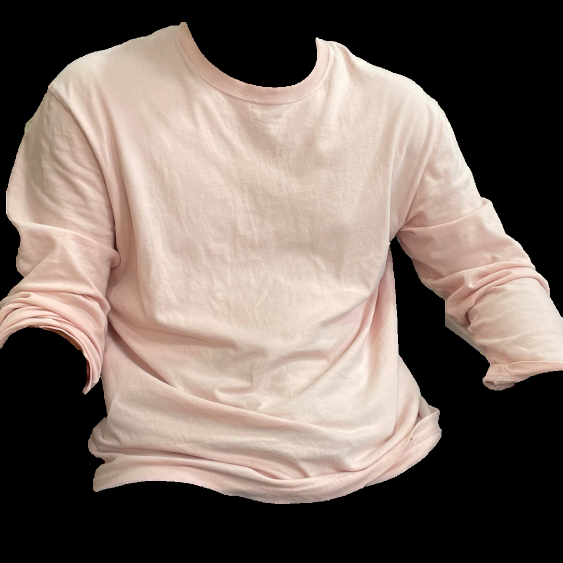
#> input picture type-classification/test_dataset/test_53.png, 1125 x 1125 px, found by its file name (shown at 1/2 size)
$ python kmeans2_lab.py
#> lines starting #> are read from the running program, lines starting #| are printed output that depends on the picture; after the words box and inside, x2 and y2 are one past the last pixel; in counts of white or black regions, pixels touching at a corner belong together
import numpy as np
import cv2
from sklearn.cluster import KMeans
import colorspacious as cs
import os
import time

# 색상 클래스 정의 (HTML 색 기준)
color_classes = {
    '블랙': [0, 0, 0],  # 블랙

    '그레이': [128, 128, 128],  # 그레이
    '실버': [192, 192, 192],
    '딤그레이': [105, 105, 105],

    '그린': [0, 128, 0],  # 그린
    '다크그린': [0, 100, 0],
    '옐로우그린': [154, 205, 50],

    '네이비': [0, 0, 128],  # 네이비
    '다크블루': [0, 0, 139],
    '미드나잇블루': [25, 25, 112],

    '라벤더': [230, 230, 250],  # 라벤더

    '레드': [255, 0, 0],  # 레드
    '인디안레드': [205, 92, 92],

    '민트': [201, 236, 216],  # 민트 - HTML 색에 없음

    '베이지': [245, 245, 220],  # 베이지
    '아이보리': [255, 255, 240],

    '브라운': [165, 42, 42],  # 브라운
    '새들브라운': [139, 69, 19],

    '블루': [0, 0, 255],  # 블루
    '스틸블루': [70, 130, 180],

    '스카이블루': [135, 206, 235],  # 스카이블루
    '딥스카이블루': [0, 191, 255],
    '아쿠아': [0, 255, 255],

    '옐로우': [255, 255, 0],  # 옐로우
    '골드': [255, 215, 0],
    '레몬쉬폰': [255, 250, 205],


    '오렌지': [255, 165, 0],  # 오렌지
    '다크오렌지': [255, 140, 0],
    '코랄': [255, 127, 80],

    '와인': [114, 47, 55],  # 와인

    '카키': [189, 183, 107],  # 카키

    '퍼플': [128, 0, 128],  # 퍼플
    '미디엄퍼플': [147, 112, 219],

    '핑크': [255, 192, 203],  # 핑크
    '핫핑크': [255, 105, 180],
    '딥핑크': [255, 20, 147],

    '화이트': [255, 255, 255],  # 화이트
    '스노우': [255, 250, 250],
    '화이트스모크': [245, 245, 245]
}
class_mapping = {
    '블랙': '블랙', '그레이': '그레이', '실버': '그레이', '딤그레이': '그레이', '그린': '그린', '다크그린': '그린', '옐로우그린': '그린',
    '네이비': '네이비', '다크블루': '네이비', '미드나잇블루': '네이비', '라벤더': '라벤더', '레드': '레드', '인디안레드': '레드',
    '민트': '민트', '베이지': '베이지', '아이보리': '베이지', '브라운': '브라운', '새들브라운': '브라운', '블루': '블루', '스틸블루': '블루',
    '스카이블루': '스카이블루', '딥스카이블루': '스카이블루', '아쿠아': '스카이블루', '옐로우': '옐로우', '골드': '옐로우', '레몬쉬폰': '옐로우',
    '오렌지': '오렌지', '다크오렌지': '오렌지', '코랄': '오렌지', '와인': '와인', '카키': '카키', '퍼플': '퍼플', '미디엄퍼플': '퍼플',
    '핑크': '핑크', '핫핑크': '핑크', '딥핑크': '핑크', '화이트': '화이트', '스노우': '화이트', '화이트스모크': '화이트'
}

def extract_dominant_color(image_path, k=5):
#> called with k = 5
    image = cv2.imread(image_path, cv2.IMREAD_UNCHANGED)
#> image is the input picture: shape (1125, 1125, 4); mean B, G, R, A 99.5, 107.4, 121.2, 144
    assert image.shape[2] == 4, "이미지는 알파 채널을 포함해야 합니다."

    # RGB로 변환
    image = cv2.cvtColor(image, cv2.COLOR_BGRA2RGBA)
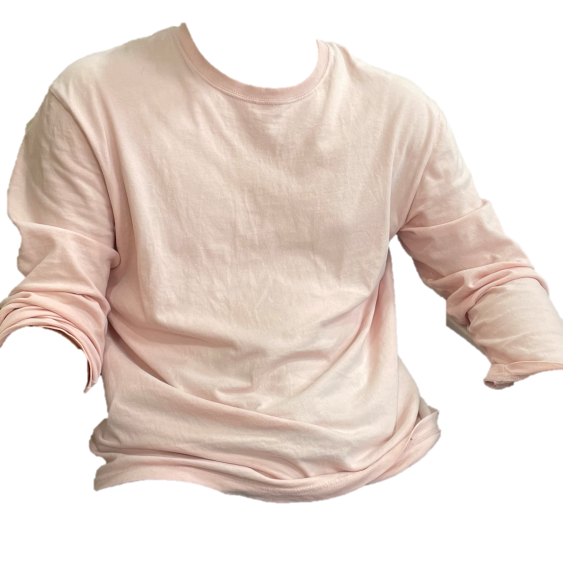
#> image: shape (1125, 1125, 4) (shown at 1/2 size); mean R, G, B, A 121.2, 107.4, 99.5, 144; transparent parts drawn white

    # 알파 채널을 사용하여 배경이 아닌 픽셀만 선택하고 알파 채널 제거
    mask = image[:, :, 3] > 0
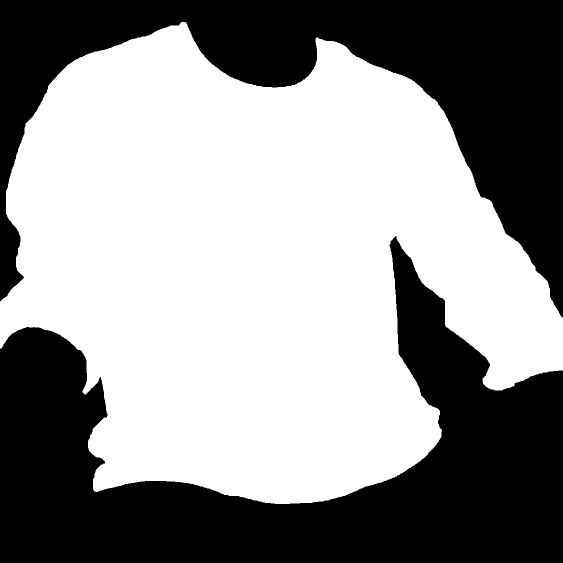
#> mask: shape (1125, 1125) bool (shown at 1/2 size); 57.2% white; 2 black regions, box (x1, y1, x2, y2) and area: (0, 472, 1125, 1125) 306227, (0, 0, 1125, 635) 235671
    image_rgb = image[mask, :3]

    if image_rgb.shape[0] > 500_000:  # 행의 수가 1000보다 클 경우
        step_size = 5  # 리샘플링 간격
        image_rgb = image_rgb[::step_size]

    kmeans = KMeans(n_clusters=k, n_init=10, init='k-means++')
    kmeans.fit(image_rgb)
    dominant_colors = kmeans.cluster_centers_

    unique, counts = np.unique(kmeans.labels_, return_counts=True)
    proportions = counts / len(image_rgb)
#> proportions = [0.0515, 0.342, 0.221, 0.252, 0.133]

    # proportions 기준으로 내림차순 정렬
    sorted_indices = np.argsort(proportions)[::-1]
#> sorted_indices = [1, 3, 2, 4, 0]
    dominant_colors = dominant_colors[sorted_indices]
#> dominant_colors = [[221.2, 199.1, 185.3], [237.3, 220.7, 208.3], [203.8, 176, 161.3], [180.4, 147.6, 132.1], [142.9, 106.9, 93.37]]
    proportions = proportions[sorted_indices]
#> proportions = [0.342, 0.252, 0.221, 0.133, 0.0515]

    # 클러스터링 결과에서 각 클러스터의 중심을 반환
    return dominant_colors, proportions


def closest_color_class(dominant_color):
    # 각 색상 클래스를 Lab 공간으로 변환
    color_keys = list(color_classes.keys())
    lab_colors = np.array([cs.cspace_convert(color_classes[color], "sRGB255", "CIELab") for color in color_keys])

    # 주요 색상을 Lab 공간으로 변환
    dominant_lab = cs.cspace_convert(dominant_color, "sRGB255", "CIELab")

    # 배열 연산으로 각 색상 클래스와 주요 색상 간의 거리 계산
    distances = np.array(
        [cs.deltaE(dominant_lab, lab, input_space="CIELab", uniform_space="JCh") for lab in lab_colors])

    # 가장 가까운 색상 클래스 찾기
    closest_color_key = color_keys[np.argmin(distances)]

    return class_mapping[closest_color_key]


def aggregate_colors(dominant_colors, proportions):
    color_class_mapping = {}

    for color, proportion in zip(dominant_colors, proportions):
        color_class = closest_color_class(color)

        if color_class in color_class_mapping:
            color_class_mapping[color_class] += proportion
        else:
            color_class_mapping[color_class] = proportion
#> this loop made 1 pass
#> (color, proportion) on pass 1: ([221.2, 199.1, 185.3], 0.342)
#> after the loop, color_class_mapping = 0 items

    # Sort by proportions in descending order
    sorted_colors = sorted(color_class_mapping.items(), key=lambda x: x[1], reverse=True)

    return sorted_colors

if __name__ == "__main__":
    directory_path = "C:\\Users\\SSAFY\\Downloads\\test_dataset"

    start_time = time.time()
    # 하나의 사진에 대한 추론
    file_name = "test_53.png"
    image_path = os.path.join(directory_path, file_name)
    dominant_colors, proportions = extract_dominant_color(image_path)

    print(image_path)
#> (the run stopped early here; a loop or call above may not have finished)

$ run again, with type-classification/test_dataset/test_01.png copied over type-classification/test_dataset/test_53.png
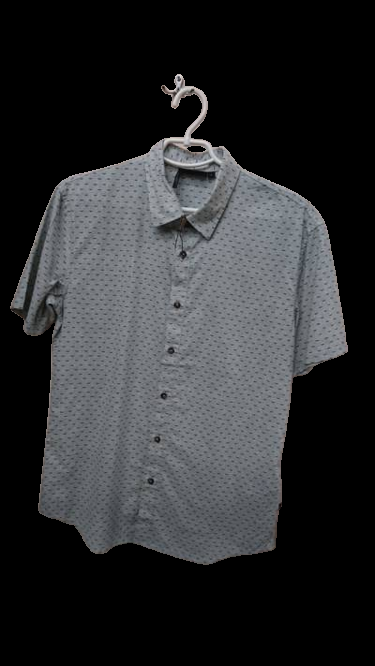
#> input picture type-classification/test_dataset/test_01.png, 375 x 666 px, found by its file name
#> in extract_dominant_color, image is the input picture: shape (666, 375, 4); mean B, G, R, A 49, 47, 45.9, 104.2
#> in extract_dominant_color, `image = cv2.cvtColor(image, cv2.COLOR_BGRA2RGBA)`:
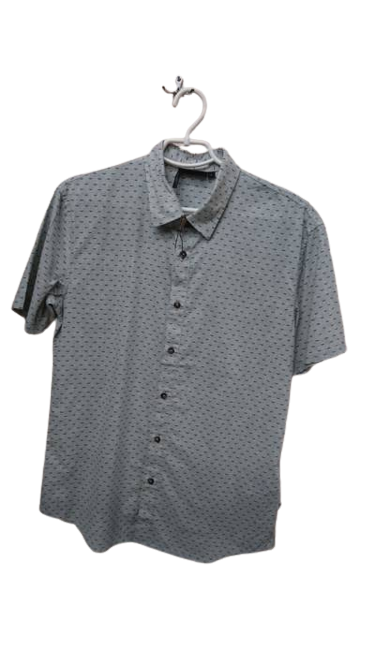
#> image: shape (666, 375, 4); mean R, G, B, A 45.9, 47, 49, 104.2; transparent parts drawn white
#> in extract_dominant_color, `mask = image[:, :, 3] > 0`:
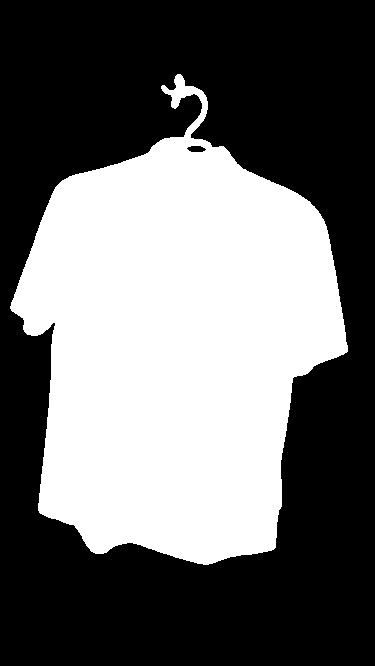
#> mask: shape (666, 375) bool; 41.8% white; 1 white region, box (x1, y1, x2, y2) and area: (10, 74, 348, 565) 104273
#> in extract_dominant_color, `proportions = counts / len(image_rgb)`: proportions = [0.38, 0.24, 0.0325, 0.0317, 0.316]
#> sorted_indices = [0, 4, 1, 2, 3]
#> in extract_dominant_color, `dominant_colors = dominant_colors[sorted_indices]`: dominant_colors = [[126.7, 129.8, 135], [108.7, 111.6, 116.4], [86.26, 89.04, 93.46], [45.05, 46.33, 47.4], [165.4, 164.2, 166.9]]
#> in extract_dominant_color, `proportions = proportions[sorted_indices]`: proportions = [0.38, 0.316, 0.24, 0.0325, 0.0317]
#> the loop in aggregate_colors, `for color, proportion in zip(dominant_colors, proportions):` made 1 pass
#> (color, proportion) on pass 1: ([126.7, 129.8, 135], 0.38)
#> after the loop in aggregate_colors, `for color, proportion in zip(dominant_colors, proportions):`: color_class_mapping = 0 items

$ run again, with type-classification/test_dataset/test_02.png copied over type-classification/test_dataset/test_53.png
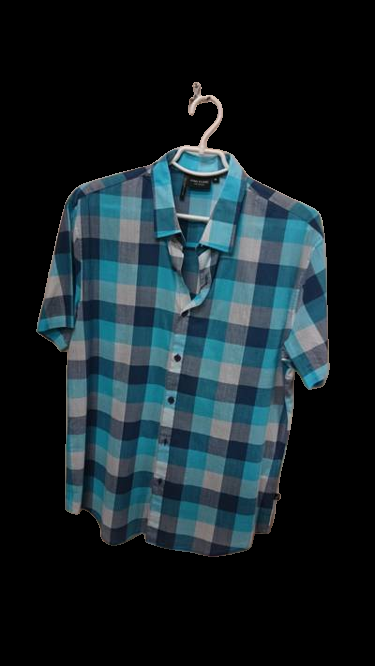
#> input picture type-classification/test_dataset/test_02.png, 375 x 666 px, found by its file name
#> in extract_dominant_color, image is the input picture: shape (666, 375, 4); mean B, G, R, A 40.3, 35.3, 23, 92.3
#> in extract_dominant_color, `image = cv2.cvtColor(image, cv2.COLOR_BGRA2RGBA)`:
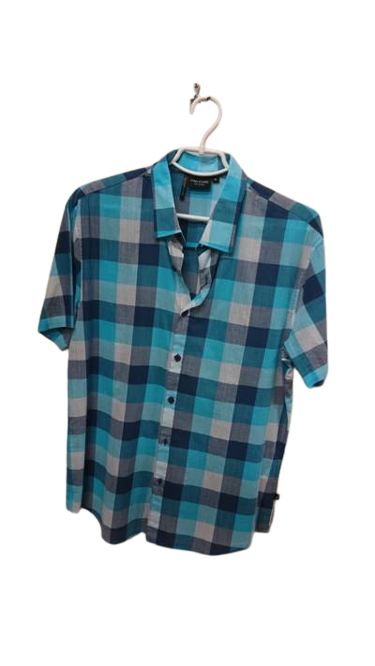
#> image: shape (666, 375, 4); mean R, G, B, A 23, 35.3, 40.3, 92.3; transparent parts drawn white
#> in extract_dominant_color, `mask = image[:, :, 3] > 0`:
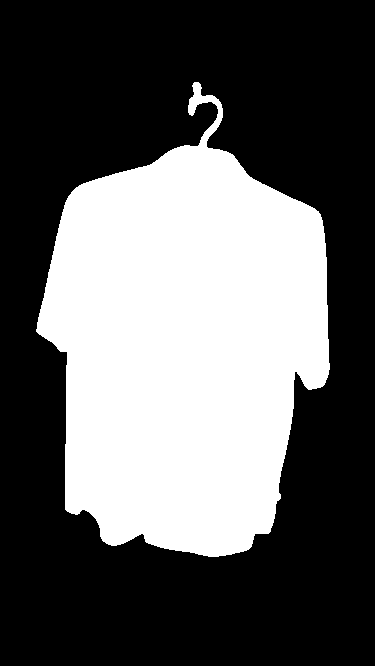
#> mask: shape (666, 375) bool; 37.1% white; 1 white region, box (x1, y1, x2, y2) and area: (36, 82, 330, 557) 92553
#> in extract_dominant_color, `proportions = counts / len(image_rgb)`: proportions = [0.194, 0.232, 0.224, 0.211, 0.14]
#> sorted_indices = [1, 2, 3, 0, 4]
#> in extract_dominant_color, `dominant_colors = dominant_colors[sorted_indices]`: dominant_colors = [[24.4, 44.91, 60.02], [71.74, 130.3, 144.7], [72.36, 85.37, 96.24], [30.02, 87.97, 106.6], [137.7, 148.8, 153.1]]
#> in extract_dominant_color, `proportions = proportions[sorted_indices]`: proportions = [0.232, 0.224, 0.211, 0.194, 0.14]
#> the loop in aggregate_colors, `for color, proportion in zip(dominant_colors, proportions):` made 1 pass
#> (color, proportion) on pass 1: ([24.4, 44.91, 60.02], 0.232)
#> after the loop in aggregate_colors, `for color, proportion in zip(dominant_colors, proportions):`: color_class_mapping = 0 items
